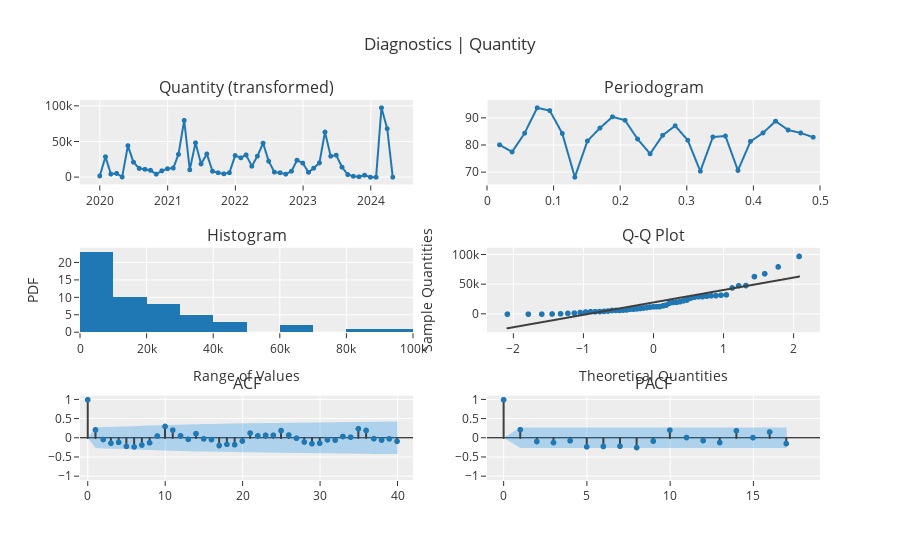

Notebook code cell kept with this figure:
### Code cell
exp.plot_model(plot = 'diagnostics')

### Figure 1 — Plotly figure (JSON) as saved in the notebook; plotly's stock layout.template omitted (floating-point values rounded to 4 significant figures)
{"data": [{"line": {"color": "rgb(31, 119, 180)", "width": 2}, "marker": {"color": "rgb(31, 119, 180)", "size": 5}, "mode": "lines+markers", "name": "Quantity (transformed)", "showlegend": false, "type": "scattergl", "x": ["2020-01-01T00:00:00", "2020-02-01T00:00:00", "2020-03-01T00:00:00", "2020-04-01T00:00:00", "2020-05-01T00:00:00", "2020-06-01T00:00:00", "2020-07-01T00:00:00", "2020-08-01T00:00:00", "2020-09-01T00:00:00", "2020-10-01T00:00:00", "2020-11-01T00:00:00", "2020-12-01T00:00:00", "2021-01-01T00:00:00", "2021-02-01T00:00:00", "2021-03-01T00:00:00", "2021-04-01T00:00:00", "2021-05-01T00:00:00", "2021-06-01T00:00:00", "2021-07-01T00:00:00", "2021-08-01T00:00:00", "2021-09-01T00:00:00", "2021-10-01T00:00:00", "2021-11-01T00:00:00", "2021-12-01T00:00:00", "2022-01-01T00:00:00", "2022-02-01T00:00:00", "2022-03-01T00:00:00", "2022-04-01T00:00:00", "2022-05-01T00:00:00", "2022-06-01T00:00:00", "2022-07-01T00:00:00", "2022-08-01T00:00:00", "2022-09-01T00:00:00", "2022-10-01T00:00:00", "2022-11-01T00:00:00", "2022-12-01T00:00:00", "2023-01-01T00:00:00", "2023-02-01T00:00:00", "2023-03-01T00:00:00", "2023-04-01T00:00:00", "2023-05-01T00:00:00", "2023-06-01T00:00:00", "2023-07-01T00:00:00", "2023-08-01T00:00:00", "2023-09-01T00:00:00", "2023-10-01T00:00:00", "2023-11-01T00:00:00", "2023-12-01T00:00:00", "2024-01-01T00:00:00", "2024-02-01T00:00:00", "2024-03-01T00:00:00", "2024-04-01T00:00:00", "2024-05-01T00:00:00"], "xaxis": "x", "y": [1790, 28846, 4420, 5347, 307, 44454, 21119, 12403, 11158, 9710, 4222, 8976, 11966, 12934, 32181, 80112, 10430, 48523, 18729, 32718, 8344, 6288, 4719, 6300, 30499, 27316, 31455, 15459, 29675, 47959, 22568, 7157, 6276, 4233, 8463, 23976, 19853, 6931, 12704, 20136, 63647, 29626, 31066, 14120, 3680, 1345, 636, 2810, 6, 0, 97886, 68457, 12], "yaxis": "y"}, {"hoverinfo": "text", "hovertext": ["Freq: 0.0189<br>Ampl: 80.16<br>Time period: 53.0", "Freq: 0.0377<br>Ampl: 77.5322<br>Time period: 26.5", "Freq: 0.0566<br>Ampl: 84.4654<br>Time period: 17.6667", "Freq: 0.0755<br>Ampl: 93.8626<br>Time period: 13.25", "Freq: 0.0943<br>Ampl: 92.82<br>Time period: 10.6", "Freq: 0.1132<br>Ampl: 84.3735<br>Time period: 8.8333", "Freq: 0.1321<br>Ampl: 68.1732<br>Time period: 7.5714", "Freq: 0.1509<br>Ampl: 81.5575<br>Time period: 6.625", "Freq: 0.1698<br>Ampl: 86.3652<br>Time period: 5.8889", "Freq: 0.1887<br>Ampl: 90.5313<br>Time period: 5.3", "Freq: 0.2075<br>Ampl: 89.2527<br>Time period: 4.8182", "Freq: 0.2264<br>Ampl: 82.2967<br>Time period: 4.4167", "Freq: 0.2453<br>Ampl: 76.8322<br>Time period: 4.0769", "Freq: 0.2642<br>Ampl: 83.6809<br>Time period: 3.7857", "Freq: 0.283<br>Ampl: 87.2128<br>Time period: 3.5333", "Freq: 0.3019<br>Ampl: 81.8479<br>Time period: 3.3125", "Freq: 0.3208<br>Ampl: 70.3902<br>Time period: 3.1176", "Freq: 0.3396<br>Ampl: 83.0448<br>Time period: 2.9444", "Freq: 0.3585<br>Ampl: 83.4208<br>Time period: 2.7895", "Freq: 0.3774<br>Ampl: 70.6609<br>Time period: 2.65", "Freq: 0.3962<br>Ampl: 81.4407<br>Time period: 2.5238", "Freq: 0.4151<br>Ampl: 84.5669<br>Time period: 2.4091", "Freq: 0.434<br>Ampl: 88.9188<br>Time period: 2.3043", "Freq: 0.4528<br>Ampl: 85.6328<br>Time period: 2.2083", "Freq: 0.4717<br>Ampl: 84.5599<br>Time period: 2.12", "Freq: 0.4906<br>Ampl: 82.966<br>Time period: 2.0385"], "line": {"color": "#1f77b4", "width": 2}, "marker": {"size": 5}, "mode": "lines+markers", "name": "Quantity (transformed)", "showlegend": false, "type": "scattergl", "x": [0.01887, 0.03774, 0.0566, 0.07547, 0.09434, 0.1132, 0.1321, 0.1509, 0.1698, 0.1887, 0.2075, 0.2264, 0.2453, 0.2642, 0.283, 0.3019, 0.3208, 0.3396, 0.3585, 0.3774, 0.3962, 0.4151, 0.434, 0.4528, 0.4717, 0.4906], "xaxis": "x2", "y": [80.16, 77.53, 84.47, 93.86, 92.82, 84.37, 68.17, 81.56, 86.37, 90.53, 89.25, 82.3, 76.83, 83.68, 87.21, 81.85, 70.39, 83.04, 83.42, 70.66, 81.44, 84.57, 88.92, 85.63, 84.56, 82.97], "yaxis": "y2"}, {"alignmentgroup": "True", "bingroup": "x", "hovertemplate": "variable=Quantity (transformed)<br>value=%{x}<br>count=%{y}<extra></extra>", "legendgroup": "Quantity (transformed)", "marker": {"color": "#1f77b4", "pattern": {"shape": ""}}, "name": "Quantity (transformed)", "offsetgroup": "Quantity (transformed)", "orientation": "v", "showlegend": false, "type": "histogram", "x": [1790, 28846, 4420, 5347, 307, 44454, 21119, 12403, 11158, 9710, 4222, 8976, 11966, 12934, 32181, 80112, 10430, 48523, 18729, 32718, 8344, 6288, 4719, 6300, 30499, 27316, 31455, 15459, 29675, 47959, 22568, 7157, 6276, 4233, 8463, 23976, 19853, 6931, 12704, 20136, 63647, 29626, 31066, 14120, 3680, 1345, 636, 2810, 6, 0, 97886, 68457, 12], "xaxis": "x3", "yaxis": "y3"}, {"marker": {"color": "#1f77b4"}, "mode": "markers", "name": "Quantity (transformed)", "showlegend": false, "type": "scattergl", "x": [-2.085, -1.786, -1.593, -1.446, -1.325, -1.221, -1.128, -1.044, -0.9674, -0.8958, -0.8285, -0.7647, -0.7039, -0.6456, -0.5895, -0.5351, -0.4822, -0.4307, -0.3803, -0.3309, -0.2822, -0.2342, -0.1868, -0.1397, -0.09297, -0.04644, 0, 0.04644, 0.09297, 0.1397, 0.1868, 0.2342, 0.2822, 0.3309, 0.3803, 0.4307, 0.4822, 0.5351, 0.5895, 0.6456, 0.7039, 0.7647, 0.8285, 0.8958, 0.9674, 1.044, 1.128, 1.221, 1.325, 1.446, 1.593, 1.786, 2.085], "xaxis": "x4", "y": [0, 6, 12, 307, 636, 1345, 1790, 2810, 3680, 4222, 4233, 4420, 4719, 5347, 6276, 6288, 6300, 6931, 7157, 8344, 8463, 8976, 9710, 10430, 11158, 11966, 12403, 12704, 12934, 14120, 15459, 18729, 19853, 20136, 21119, 22568, 23976, 27316, 28846, 29626, 29675, 30499, 31066, 31455, 32181, 32718, 44454, 47959, 48523, 63647, 68457, 80112, 97886], "yaxis": "y4"}, {"line": {"color": "#3f3f3f"}, "mode": "lines", "name": "Quantity (transformed)", "showlegend": false, "type": "scattergl", "x": [-2.085, -1.786, -1.593, -1.446, -1.325, -1.221, -1.128, -1.044, -0.9674, -0.8958, -0.8285, -0.7647, -0.7039, -0.6456, -0.5895, -0.5351, -0.4822, -0.4307, -0.3803, -0.3309, -0.2822, -0.2342, -0.1868, -0.1397, -0.09297, -0.04644, 0, 0.04644, 0.09297, 0.1397, 0.1868, 0.2342, 0.2822, 0.3309, 0.3803, 0.4307, 0.4822, 0.5351, 0.5895, 0.6456, 0.7039, 0.7647, 0.8285, 0.8958, 0.9674, 1.044, 1.128, 1.221, 1.325, 1.446, 1.593, 1.786, 2.085], "xaxis": "x4", "y": [-23910.0, -17630.0, -13580.0, -10490.0, -7943.0, -5752.0, -3809.0, -2051.0, -433.7, 1071.0, 2485.0, 3824.0, 5101.0, 6325.0, 7505.0, 8647.0, 9757.0, 10840.0, 11900.0, 12940.0, 13960.0, 14970.0, 15960.0, 16950.0, 17930.0, 18910.0, 19890.0, 20860.0, 21840.0, 22820.0, 23810.0, 24810.0, 25810.0, 26840.0, 27870.0, 28930.0, 30010.0, 31120.0, 32270.0, 33450.0, 34670.0, 35950.0, 37290.0, 38700.0, 40210.0, 41820.0, 43580.0, 45520.0, 47710.0, 50260.0, 53350.0, 57400.0, 63690.0], "yaxis": "y4"}, {"line": {"color": "#3f3f3f"}, "mode": "lines", "name": "ACF", "showlegend": false, "type": "scattergl", "x": [0, 0], "xaxis": "x5", "y": [0, 1], "yaxis": "y5"}, {"line": {"color": "#3f3f3f"}, "mode": "lines", "name": "ACF", "showlegend": false, "type": "scattergl", "x": [1, 1], "xaxis": "x5", "y": [0, 0.2131], "yaxis": "y5"}, {"line": {"color": "#3f3f3f"}, "mode": "lines", "name": "ACF", "showlegend": false, "type": "scattergl", "x": [2, 2], "xaxis": "x5", "y": [0, -0.03912], "yaxis": "y5"}, {"line": {"color": "#3f3f3f"}, "mode": "lines", "name": "ACF", "showlegend": false, "type": "scattergl", "x": [3, 3], "xaxis": "x5", "y": [0, -0.135], "yaxis": "y5"}, {"line": {"color": "#3f3f3f"}, "mode": "lines", "name": "ACF", "showlegend": false, "type": "scattergl", "x": [4, 4], "xaxis": "x5", "y": [0, -0.1127], "yaxis": "y5"}, {"line": {"color": "#3f3f3f"}, "mode": "lines", "name": "ACF", "showlegend": false, "type": "scattergl", "x": [5, 5], "xaxis": "x5", "y": [0, -0.2191], "yaxis": "y5"}, {"line": {"color": "#3f3f3f"}, "mode": "lines", "name": "ACF", "showlegend": false, "type": "scattergl", "x": [6, 6], "xaxis": "x5", "y": [0, -0.2344], "yaxis": "y5"}, {"line": {"color": "#3f3f3f"}, "mode": "lines", "name": "ACF", "showlegend": false, "type": "scattergl", "x": [7, 7], "xaxis": "x5", "y": [0, -0.1838], "yaxis": "y5"}, {"line": {"color": "#3f3f3f"}, "mode": "lines", "name": "ACF", "showlegend": false, "type": "scattergl", "x": [8, 8], "xaxis": "x5", "y": [0, -0.1251], "yaxis": "y5"}, {"line": {"color": "#3f3f3f"}, "mode": "lines", "name": "ACF", "showlegend": false, "type": "scattergl", "x": [9, 9], "xaxis": "x5", "y": [0, 0.05178], "yaxis": "y5"}, {"line": {"color": "#3f3f3f"}, "mode": "lines", "name": "ACF", "showlegend": false, "type": "scattergl", "x": [10, 10], "xaxis": "x5", "y": [0, 0.3022], "yaxis": "y5"}, {"line": {"color": "#3f3f3f"}, "mode": "lines", "name": "ACF", "showlegend": false, "type": "scattergl", "x": [11, 11], "xaxis": "x5", "y": [0, 0.2053], "yaxis": "y5"}, {"line": {"color": "#3f3f3f"}, "mode": "lines", "name": "ACF", "showlegend": false, "type": "scattergl", "x": [12, 12], "xaxis": "x5", "y": [0, 0.05687], "yaxis": "y5"}, {"line": {"color": "#3f3f3f"}, "mode": "lines", "name": "ACF", "showlegend": false, "type": "scattergl", "x": [13, 13], "xaxis": "x5", "y": [0, -0.03554], "yaxis": "y5"}, {"line": {"color": "#3f3f3f"}, "mode": "lines", "name": "ACF", "showlegend": false, "type": "scattergl", "x": [14, 14], "xaxis": "x5", "y": [0, 0.1129], "yaxis": "y5"}, {"line": {"color": "#3f3f3f"}, "mode": "lines", "name": "ACF", "showlegend": false, "type": "scattergl", "x": [15, 15], "xaxis": "x5", "y": [0, -0.02254], "yaxis": "y5"}, {"line": {"color": "#3f3f3f"}, "mode": "lines", "name": "ACF", "showlegend": false, "type": "scattergl", "x": [16, 16], "xaxis": "x5", "y": [0, -0.04178], "yaxis": "y5"}, {"line": {"color": "#3f3f3f"}, "mode": "lines", "name": "ACF", "showlegend": false, "type": "scattergl", "x": [17, 17], "xaxis": "x5", "y": [0, -0.1986], "yaxis": "y5"}, {"line": {"color": "#3f3f3f"}, "mode": "lines", "name": "ACF", "showlegend": false, "type": "scattergl", "x": [18, 18], "xaxis": "x5", "y": [0, -0.1658], "yaxis": "y5"}, {"line": {"color": "#3f3f3f"}, "mode": "lines", "name": "ACF", "showlegend": false, "type": "scattergl", "x": [19, 19], "xaxis": "x5", "y": [0, -0.1761], "yaxis": "y5"}, {"line": {"color": "#3f3f3f"}, "mode": "lines", "name": "ACF", "showlegend": false, "type": "scattergl", "x": [20, 20], "xaxis": "x5", "y": [0, -0.07898], "yaxis": "y5"}, {"line": {"color": "#3f3f3f"}, "mode": "lines", "name": "ACF", "showlegend": false, "type": "scattergl", "x": [21, 21], "xaxis": "x5", "y": [0, 0.1285], "yaxis": "y5"}, {"line": {"color": "#3f3f3f"}, "mode": "lines", "name": "ACF", "showlegend": false, "type": "scattergl", "x": [22, 22], "xaxis": "x5", "y": [0, 0.05628], "yaxis": "y5"}, {"line": {"color": "#3f3f3f"}, "mode": "lines", "name": "ACF", "showlegend": false, "type": "scattergl", "x": [23, 23], "xaxis": "x5", "y": [0, 0.06932], "yaxis": "y5"}, {"line": {"color": "#3f3f3f"}, "mode": "lines", "name": "ACF", "showlegend": false, "type": "scattergl", "x": [24, 24], "xaxis": "x5", "y": [0, 0.07106], "yaxis": "y5"}, {"line": {"color": "#3f3f3f"}, "mode": "lines", "name": "ACF", "showlegend": false, "type": "scattergl", "x": [25, 25], "xaxis": "x5", "y": [0, 0.1937], "yaxis": "y5"}, {"line": {"color": "#3f3f3f"}, "mode": "lines", "name": "ACF", "showlegend": false, "type": "scattergl", "x": [26, 26], "xaxis": "x5", "y": [0, 0.07703], "yaxis": "y5"}, {"line": {"color": "#3f3f3f"}, "mode": "lines", "name": "ACF", "showlegend": false, "type": "scattergl", "x": [27, 27], "xaxis": "x5", "y": [0, -0.006395], "yaxis": "y5"}, {"line": {"color": "#3f3f3f"}, "mode": "lines", "name": "ACF", "showlegend": false, "type": "scattergl", "x": [28, 28], "xaxis": "x5", "y": [0, -0.105], "yaxis": "y5"}, {"line": {"color": "#3f3f3f"}, "mode": "lines", "name": "ACF", "showlegend": false, "type": "scattergl", "x": [29, 29], "xaxis": "x5", "y": [0, -0.1482], "yaxis": "y5"}, {"line": {"color": "#3f3f3f"}, "mode": "lines", "name": "ACF", "showlegend": false, "type": "scattergl", "x": [30, 30], "xaxis": "x5", "y": [0, -0.1368], "yaxis": "y5"}, {"line": {"color": "#3f3f3f"}, "mode": "lines", "name": "ACF", "showlegend": false, "type": "scattergl", "x": [31, 31], "xaxis": "x5", "y": [0, -0.04926], "yaxis": "y5"}, {"line": {"color": "#3f3f3f"}, "mode": "lines", "name": "ACF", "showlegend": false, "type": "scattergl", "x": [32, 32], "xaxis": "x5", "y": [0, -0.05668], "yaxis": "y5"}, {"line": {"color": "#3f3f3f"}, "mode": "lines", "name": "ACF", "showlegend": false, "type": "scattergl", "x": [33, 33], "xaxis": "x5", "y": [0, 0.03937], "yaxis": "y5"}, {"line": {"color": "#3f3f3f"}, "mode": "lines", "name": "ACF", "showlegend": false, "type": "scattergl", "x": [34, 34], "xaxis": "x5", "y": [0, 0.02065], "yaxis": "y5"}, {"line": {"color": "#3f3f3f"}, "mode": "lines", "name": "ACF", "showlegend": false, "type": "scattergl", "x": [35, 35], "xaxis": "x5", "y": [0, 0.2413], "yaxis": "y5"}, {"line": {"color": "#3f3f3f"}, "mode": "lines", "name": "ACF", "showlegend": false, "type": "scattergl", "x": [36, 36], "xaxis": "x5", "y": [0, 0.1975], "yaxis": "y5"}, {"line": {"color": "#3f3f3f"}, "mode": "lines", "name": "ACF", "showlegend": false, "type": "scattergl", "x": [37, 37], "xaxis": "x5", "y": [0, -0.01772], "yaxis": "y5"}, {"line": {"color": "#3f3f3f"}, "mode": "lines", "name": "ACF", "showlegend": false, "type": "scattergl", "x": [38, 38], "xaxis": "x5", "y": [0, -0.05379], "yaxis": "y5"}, {"line": {"color": "#3f3f3f"}, "mode": "lines", "name": "ACF", "showlegend": false, "type": "scattergl", "x": [39, 39], "xaxis": "x5", "y": [0, -0.02243], "yaxis": "y5"}, {"line": {"color": "#3f3f3f"}, "mode": "lines", "name": "ACF", "showlegend": false, "type": "scattergl", "x": [40, 40], "xaxis": "x5", "y": [0, -0.08752], "yaxis": "y5"}, {"marker": {"color": "#1f77b4", "size": 6}, "mode": "markers", "name": "ACF", "showlegend": false, "type": "scattergl", "x": [0, 1, 2, 3, 4, 5, 6, 7, 8, 9, 10, 11, 12, 13, 14, 15, 16, 17, 18, 19, 20, 21, 22, 23, 24, 25, 26, 27, 28, 29, 30, 31, 32, 33, 34, 35, 36, 37, 38, 39, 40], "xaxis": "x5", "y": [1, 0.2131, -0.03912, -0.135, -0.1127, -0.2191, -0.2344, -0.1838, -0.1251, 0.05178, 0.3022, 0.2053, 0.05687, -0.03554, 0.1129, -0.02254, -0.04178, -0.1986, -0.1658, -0.1761, -0.07898, 0.1285, 0.05628, 0.06932, 0.07106, 0.1937, 0.07703, -0.006395, -0.105, -0.1482, -0.1368, -0.04926, -0.05668, 0.03937, 0.02065, 0.2413, 0.1975, -0.01772, -0.05379, -0.02243, -0.08752], "yaxis": "y5"}, {"line": {"color": "rgba(255,255,255,0)"}, "mode": "lines", "name": "UC", "showlegend": false, "type": "scatter", "x": [0, 1, 2, 3, 4, 5, 6, 7, 8, 9, 10, 11, 12, 13, 14, 15, 16, 17, 18, 19, 20, 21, 22, 23, 24, 25, 26, 27, 28, 29, 30, 31, 32, 33, 34, 35, 36, 37, 38, 39, 40], "xaxis": "x5", "y": [0, 0.2692, 0.2812, 0.2816, 0.2862, 0.2894, 0.3012, 0.3142, 0.3219, 0.3254, 0.326, 0.3457, 0.3544, 0.355, 0.3553, 0.3579, 0.358, 0.3584, 0.3662, 0.3716, 0.3776, 0.3788, 0.382, 0.3826, 0.3835, 0.3844, 0.3914, 0.3925, 0.3926, 0.3946, 0.3986, 0.402, 0.4024, 0.403, 0.4033, 0.4034, 0.4137, 0.4205, 0.4205, 0.421, 0.4211], "yaxis": "y5"}, {"fill": "tonexty", "fillcolor": "rgba(32, 146, 230,0.3)", "line": {"color": "rgba(255,255,255,0)"}, "mode": "lines", "name": "LC", "showlegend": false, "type": "scatter", "x": [0, 1, 2, 3, 4, 5, 6, 7, 8, 9, 10, 11, 12, 13, 14, 15, 16, 17, 18, 19, 20, 21, 22, 23, 24, 25, 26, 27, 28, 29, 30, 31, 32, 33, 34, 35, 36, 37, 38, 39, 40], "xaxis": "x5", "y": [0, -0.2692, -0.2812, -0.2816, -0.2862, -0.2894, -0.3012, -0.3142, -0.3219, -0.3254, -0.326, -0.3457, -0.3544, -0.355, -0.3553, -0.3579, -0.358, -0.3584, -0.3662, -0.3716, -0.3776, -0.3788, -0.382, -0.3826, -0.3835, -0.3844, -0.3914, -0.3925, -0.3926, -0.3946, -0.3986, -0.402, -0.4024, -0.403, -0.4033, -0.4034, -0.4137, -0.4205, -0.4205, -0.421, -0.4211], "yaxis": "y5"}, {"line": {"color": "#3f3f3f"}, "mode": "lines", "name": "PACF", "showlegend": false, "type": "scattergl", "x": [0, 0], "xaxis": "x6", "y": [0, 1], "yaxis": "y6"}, {"line": {"color": "#3f3f3f"}, "mode": "lines", "name": "PACF", "showlegend": false, "type": "scattergl", "x": [1, 1], "xaxis": "x6", "y": [0, 0.2172], "yaxis": "y6"}, {"line": {"color": "#3f3f3f"}, "mode": "lines", "name": "PACF", "showlegend": false, "type": "scattergl", "x": [2, 2], "xaxis": "x6", "y": [0, -0.09218], "yaxis": "y6"}, {"line": {"color": "#3f3f3f"}, "mode": "lines", "name": "PACF", "showlegend": false, "type": "scattergl", "x": [3, 3], "xaxis": "x6", "y": [0, -0.12], "yaxis": "y6"}, {"line": {"color": "#3f3f3f"}, "mode": "lines", "name": "PACF", "showlegend": false, "type": "scattergl", "x": [4, 4], "xaxis": "x6", "y": [0, -0.07089], "yaxis": "y6"}, {"line": {"color": "#3f3f3f"}, "mode": "lines", "name": "PACF", "showlegend": false, "type": "scattergl", "x": [5, 5], "xaxis": "x6", "y": [0, -0.231], "yaxis": "y6"}, {"line": {"color": "#3f3f3f"}, "mode": "lines", "name": "PACF", "showlegend": false, "type": "scattergl", "x": [6, 6], "xaxis": "x6", "y": [0, -0.222], "yaxis": "y6"}, {"line": {"color": "#3f3f3f"}, "mode": "lines", "name": "PACF", "showlegend": false, "type": "scattergl", "x": [7, 7], "xaxis": "x6", "y": [0, -0.2142], "yaxis": "y6"}, {"line": {"color": "#3f3f3f"}, "mode": "lines", "name": "PACF", "showlegend": false, "type": "scattergl", "x": [8, 8], "xaxis": "x6", "y": [0, -0.2501], "yaxis": "y6"}, {"line": {"color": "#3f3f3f"}, "mode": "lines", "name": "PACF", "showlegend": false, "type": "scattergl", "x": [9, 9], "xaxis": "x6", "y": [0, -0.08236], "yaxis": "y6"}, {"line": {"color": "#3f3f3f"}, "mode": "lines", "name": "PACF", "showlegend": false, "type": "scattergl", "x": [10, 10], "xaxis": "x6", "y": [0, 0.2056], "yaxis": "y6"}, {"line": {"color": "#3f3f3f"}, "mode": "lines", "name": "PACF", "showlegend": false, "type": "scattergl", "x": [11, 11], "xaxis": "x6", "y": [0, 0.01229], "yaxis": "y6"}, {"line": {"color": "#3f3f3f"}, "mode": "lines", "name": "PACF", "showlegend": false, "type": "scattergl", "x": [12, 12], "xaxis": "x6", "y": [0, -0.06803], "yaxis": "y6"}, {"line": {"color": "#3f3f3f"}, "mode": "lines", "name": "PACF", "showlegend": false, "type": "scattergl", "x": [13, 13], "xaxis": "x6", "y": [0, -0.1201], "yaxis": "y6"}, {"line": {"color": "#3f3f3f"}, "mode": "lines", "name": "PACF", "showlegend": false, "type": "scattergl", "x": [14, 14], "xaxis": "x6", "y": [0, 0.1891], "yaxis": "y6"}, {"line": {"color": "#3f3f3f"}, "mode": "lines", "name": "PACF", "showlegend": false, "type": "scattergl", "x": [15, 15], "xaxis": "x6", "y": [0, 0.01076], "yaxis": "y6"}, {"line": {"color": "#3f3f3f"}, "mode": "lines", "name": "PACF", "showlegend": false, "type": "scattergl", "x": [16, 16], "xaxis": "x6", "y": [0, 0.1565], "yaxis": "y6"}, {"line": {"color": "#3f3f3f"}, "mode": "lines", "name": "PACF", "showlegend": false, "type": "scattergl", "x": [17, 17], "xaxis": "x6", "y": [0, -0.1471], "yaxis": "y6"}, {"marker": {"color": "#1f77b4", "size": 6}, "mode": "markers", "name": "PACF", "showlegend": false, "type": "scattergl", "x": [0, 1, 2, 3, 4, 5, 6, 7, 8, 9, 10, 11, 12, 13, 14, 15, 16, 17], "xaxis": "x6", "y": [1, 0.2172, -0.09218, -0.12, -0.07089, -0.231, -0.222, -0.2142, -0.2501, -0.08236, 0.2056, 0.01229, -0.06803, -0.1201, 0.1891, 0.01076, 0.1565, -0.1471], "yaxis": "y6"}, {"line": {"color": "rgba(255,255,255,0)"}, "mode": "lines", "name": "UC", "showlegend": false, "type": "scatter", "x": [0, 1, 2, 3, 4, 5, 6, 7, 8, 9, 10, 11, 12, 13, 14, 15, 16, 17], "xaxis": "x6", "y": [0, 0.2692, 0.2692, 0.2692, 0.2692, 0.2692, 0.2692, 0.2692, 0.2692, 0.2692, 0.2692, 0.2692, 0.2692, 0.2692, 0.2692, 0.2692, 0.2692, 0.2692], "yaxis": "y6"}, {"fill": "tonexty", "fillcolor": "rgba(32, 146, 230,0.3)", "line": {"color": "rgba(255,255,255,0)"}, "mode": "lines", "name": "LC", "showlegend": false, "type": "scatter", "x": [0, 1, 2, 3, 4, 5, 6, 7, 8, 9, 10, 11, 12, 13, 14, 15, 16, 17], "xaxis": "x6", "y": [0, -0.2692, -0.2692, -0.2692, -0.2692, -0.2692, -0.2692, -0.2692, -0.2692, -0.2692, -0.2692, -0.2692, -0.2692, -0.2692, -0.2692, -0.2692, -0.2692, -0.2692], "yaxis": "y6"}], "layout": {"annotations": [{"font": {"size": 16}, "showarrow": false, "text": "Quantity (transformed)", "x": 0.225, "xanchor": "center", "xref": "paper", "y": 1, "yanchor": "bottom", "yref": "paper"}, {"font": {"size": 16}, "showarrow": false, "text": "Periodogram", "x": 0.775, "xanchor": "center", "xref": "paper", "y": 1, "yanchor": "bottom", "yref": "paper"}, {"font": {"size": 16}, "showarrow": false, "text": "Histogram", "x": 0.225, "xanchor": "center", "xref": "paper", "y": 0.6111, "yanchor": "bottom", "yref": "paper"}, {"font": {"size": 16}, "showarrow": false, "text": "Q-Q Plot", "x": 0.775, "xanchor": "center", "xref": "paper", "y": 0.6111, "yanchor": "bottom", "yref": "paper"}, {"font": {"size": 16}, "showarrow": false, "text": "ACF", "x": 0.225, "xanchor": "center", "xref": "paper", "y": 0.2222, "yanchor": "bottom", "yref": "paper"}, {"font": {"size": 16}, "showarrow": false, "text": "PACF", "x": 0.775, "xanchor": "center", "xref": "paper", "y": 0.2222, "yanchor": "bottom", "yref": "paper"}], "showlegend": false, "title": {"text": "Diagnostics | Quantity"}, "xaxis": {"anchor": "y", "domain": [0, 0.45]}, "xaxis2": {"anchor": "y2", "domain": [0.55, 1], "range": [0, 0.5]}, "xaxis3": {"anchor": "y3", "domain": [0, 0.45], "title": {"text": "Range of Values"}}, "xaxis4": {"anchor": "y4", "domain": [0.55, 1], "title": {"text": "Theoretical Quantities"}}, "xaxis5": {"anchor": "y5", "domain": [0, 0.45], "range": [-1, 42]}, "xaxis6": {"anchor": "y6", "domain": [0.55, 1], "range": [-1, 19]}, "yaxis": {"anchor": "x", "domain": [0.7778, 1]}, "yaxis2": {"anchor": "x2", "domain": [0.7778, 1]}, "yaxis3": {"anchor": "x3", "domain": [0.3889, 0.6111], "title": {"text": "PDF"}}, "yaxis4": {"anchor": "x4", "domain": [0.3889, 0.6111], "title": {"text": "Sample Quantities"}}, "yaxis5": {"anchor": "x5", "domain": [0, 0.2222], "range": [-1.1, 1.1], "zerolinecolor": "#000000"}, "yaxis6": {"anchor": "x6", "domain": [0, 0.2222], "range": [-1.1, 1.1], "zerolinecolor": "#000000"}}}
